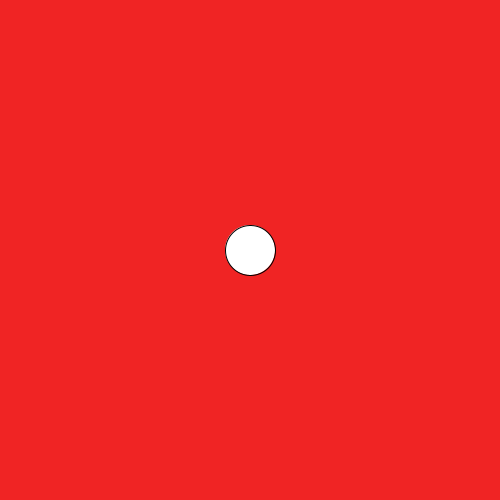
Frame 1 (no input)
Frame 60 (the mouse pressed at the canvas centre just before this capture): identical to frame 1, image omitted
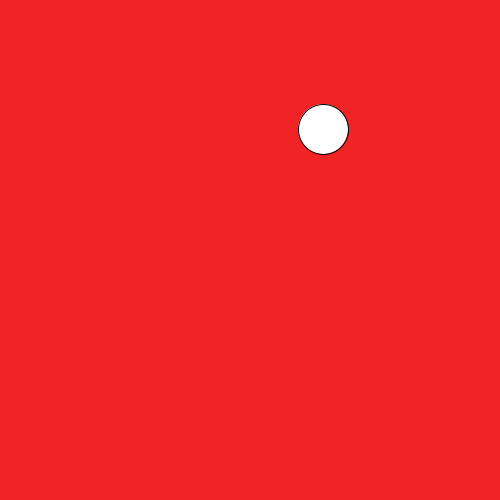
Frame 120 (the mouse held since frame 60 and released just before this capture)

The Processing sketch that drew these frames (run headless with seeded random() and noise(); from frame 60 on, the mouse is pressed at the canvas centre):

// Processing sketch: slippery_dot
// ── slippery_dot.pde

 // Make a slippery dot. When you click on the dot it will slide to a new location.
 
 
 // 1. Create three integer variables to represent the x, y, and the size of the ellipse
       int x=250 ;
       int y=250;
       int size=50;
    void setup() {
      // 2. Set the size of your sketch
    size(500,500);
    }
    
    void draw() {
    
      // 3. Set the background color of your sketch
      background(#F02424);
      // 4. Draw an ellipse using the variables created at the top of the sketch for the location and size of your ellipse. 
      //    Make sure it fits in the window. Change the variables if it does not.
    ellipse(x,y,size,size);
    
    }
    
    /******** This method gets called automatically when you press the mouse ************/
    void mousePressed() {
      //5. Create an integer variable called distance
      int distance=getDistanceFromMouse(x,y);
      //6. The getDistanceFromMouse() method below returns a number.
      //   Set the value of your distance variable to the value returned by the getDistance method
      //   You will need to pass the x and y location of your ellipse to this method.
        
          
      //7.  Use an if statement to check if your distance variable is < the radius of the ellipse
      //    If it is, make a new x AND y for the ellipse, for a new random location on the window
      //    Hint: Use code like this      x = (int) random(width);
       if(size>distance){
         x = (int) random(width);
        y = (int) random(height);
       }
    }
    
    /********  This method gives you the number of pixels between the mouse and the x,y point ***********/
    int getDistanceFromMouse(int x, int y) {
      return (int)Math.sqrt(Math.pow((mouseX-x),2) + Math.pow((mouseY-y),2));
    }
